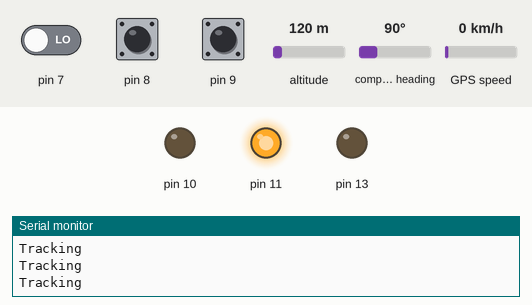
Bench run of a sketch on a simulated Arduino Uno, built with avr-gcc and run on an emulated ATmega328P. Parts: output pins drawn as LEDs (lit = HIGH), the last lines printed to the serial monitor. The test bench sets the inputs (shaded band); at power-on: GPS speed 0 km/h, pin 7 LOW, pin 8 HIGH, pin 9 HIGH, altitude 120 m, compass heading 90°. The GPS gets a fix after 3 s at 37.7749, -122.4194 with 8 satellites.

Above: at 1.2 s.
1.3 s: GPS speed set to 48 km/h
4.5 s: GPS speed set to 52 km/h
At 6.3 s:
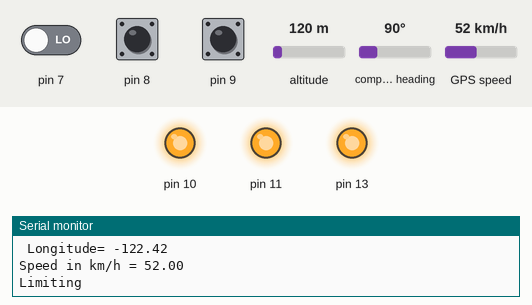
12.4 s: GPS speed set to 31 km/h
At 14.0 s:
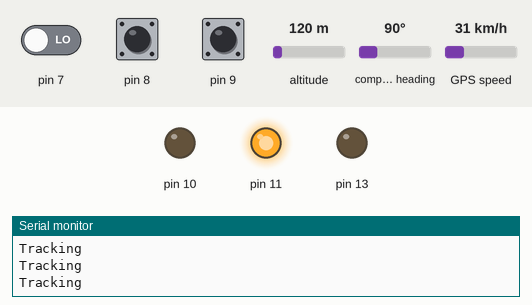
14.5 s: GPS speed set to 28 km/h
Timing chart, 0 to 17.5 s (numbered marks = the images above; inputs shaded):
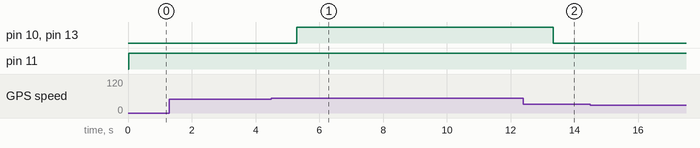

The sketch:

speed.ino
```cpp
#include <TinyGPS++.h>
#include <SoftwareSerial.h>
//#include <Servo.h>

//Servo myservo;
//int potpin = 0;
//int val;

static const int RXPin = 4, TXPin = 3;
static const uint32_t GPSBaud = 9600;

int spd = 0;
int limit = 50;
int a=0;
int b=0;
int c=0;

// The TinyGPS++ object
TinyGPSPlus gps;

// The serial connection to the GPS device
SoftwareSerial ss(RXPin, TXPin);

void setup()
{
  //myservo.attach(5);
  pinMode(7,INPUT);
  pinMode(8,INPUT);
  pinMode(9,INPUT);

  pinMode(10,OUTPUT);
  pinMode(11,OUTPUT);
  pinMode(13,OUTPUT);


  digitalWrite(10,LOW);
  digitalWrite(11, LOW);
  digitalWrite(13, LOW);

  Serial.begin(9600);
  ss.begin(GPSBaud);
}

void loop()
{
  // This sketch displays information every time a new sentence is correctly encoded.
  while (ss.available() > 0)
  {
    gps.encode(ss.read());
    if (gps.location.isUpdated())
      {
      // Latitude in degrees (double)
      Serial.print("Latitude= ");
      Serial.print(gps.location.lat());
      Serial.print("\n");
      // Longitude in degrees (double)
      Serial.print(" Longitude= ");
      Serial.println(gps.location.lng());
      Serial.print("\n");
      Serial.print("Speed in km/h = ");
      Serial.println(gps.speed.kmph());
      spd=(gps.speed.kmph());
      Serial.print("\n\n");
      delay(100);
      }
  }

  a = digitalRead( 7 );
  b = digitalRead( 8 );
  c = digitalRead( 9 );

  if(a==HIGH and b==LOW and c==LOW)
      {
        limit=20;
        Serial.print("\n");
        Serial.print("Limit Speed = ");
        Serial.print(limit);
        Serial.print("\n");

      }

      if(a==HIGH and b==LOW and c==HIGH)
        {
            limit=30;
            Serial.print("\n");
            Serial.print("Limit Speed = ");
            Serial.print(limit);
            Serial.print("\n");

         }

         if(a==HIGH and b==HIGH and c==LOW)
          {
            limit=40;
            Serial.print("\n");
            Serial.print("Limit Speed = ");
            Serial.print(limit);
            Serial.print("\n");

           }

            //{
              //limit=60;
            // Serial.print("\n\n");
             //Serial.print("Limit Speed = ");
             //Serial.print(limit);
              //Serial.print("\n\n");
           // }

  if (spd<limit)
    {
      //val = analogRead(potpin);
      //val = map(val, 0, 1023, 0, 90);
      //myservo.write(val);

      digitalWrite(10, LOW);
      digitalWrite(11, HIGH);
      digitalWrite(13, LOW);

      Serial.print("\n");
      Serial.print("Tracking");
    }


  if (spd>limit)
    {
      //val = analogRead(potpin);
      //val = map(val, 0, 1023, 0, 0);
      //myservo.write(val);

      digitalWrite(10, HIGH);
      digitalWrite(11, HIGH);
      digitalWrite(13, HIGH);

      Serial.print("\n");
      Serial.print("Limiting");
    }

}
```

Measured:
- the behaviour switches between 50 and 51 km/h on GPS speed (found by bisection; images 0 and 1)
- after the input at 4.5 s, pin 10, pin 13: LOW → HIGH after 0.79 s
- after the input at 12.4 s, pin 10, pin 13: HIGH → LOW after 0.93 s
